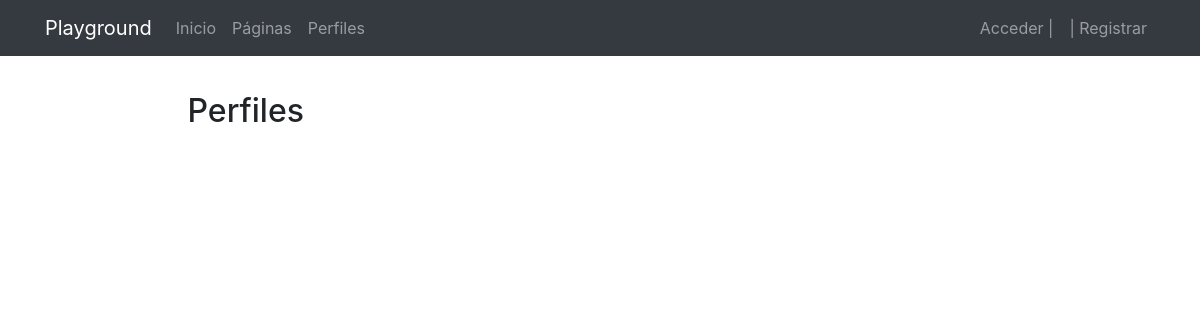
The app's page /profiles/, older data.
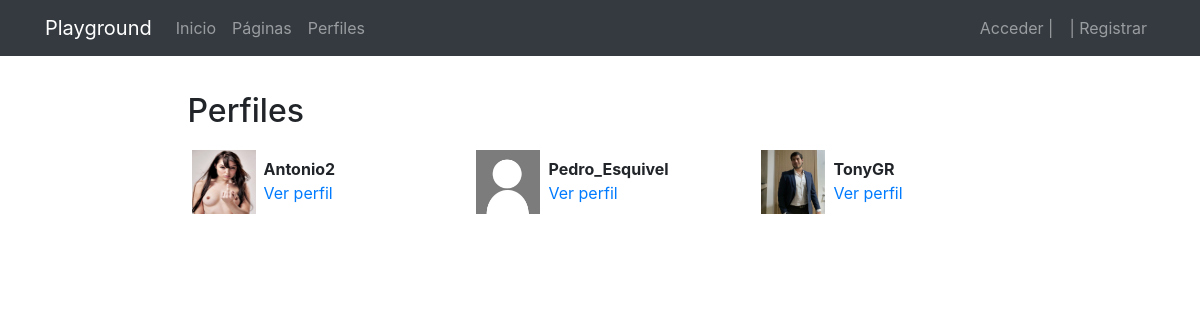
The same page, newer data.
### registration/models.py (models this page shows)
class Profile(models.Model):
    user = models.OneToOneField(User, on_delete=models.CASCADE)
    avatar = models.ImageField(upload_to=custom_upload_to, null=True, blank=True)
    bio = models.TextField(null=True, blank=True)
    link = models.URLField(max_length=200, null=True, blank=True)
    class Meta:
        ordering = ['user__username']

### profiles/views.py (the view)
# urls.py: path('', ProfileListView.as_view(), name='list'),
class ProfileListView(ListView):
    model = Profile
    template_name = 'profiles/profile_list.html'
    paginate_by = 6  # Show certain number of elments

### profiles/templates/profiles/profile_list.html (shortened to what this page needs)
{% extends 'core/base.html' %}
{% load static %}
{% block content %}
<main role="main">
  <div class="container">
    <div class="row mt-3">
      <div class="col-md-9 mx-auto mb-5">
        <h2>Perfiles</h2>
        <div class="row">
          {% for profile in profile_list %}
            <div class="col-md-4 mt-2 mb-3 ">
              <div class="row p-1">
                <div class="col-md-12">
                  {% if profile.avatar %}
                    <img src="{{profile.avatar.url}}" class="img-fluid profile-avatar">
                  {% else %}
                    <img src="{% static 'registration/img/no-avatar.jpg' %}" class="img-fluid profile-avatar">
                  {% endif %}
                  <p class="profile-data">
                    <b>{{profile.user|truncatechars:"16"}}</b><br>
                    <a href="{% url 'profiles:detail' profile.user %}">Ver perfil</a>
                  </p>
                </div>
              </div>
            </div>
          {% endfor %}
        </div>
      </div>
    </div>
  </div>
</main>
{% endblock %}

### core/templates/core/base.html (shortened to what this page needs)
<!DOCTYPE html>
<html lang="es">
  <head>
    {% load static %}
    <link href="{% static 'core/vendor/bootstrap/css/bootstrap.min.css' %}" rel="stylesheet">
    <link href="{% static 'core/vendor/font-awesome/css/font-awesome.min.css' %}" rel="stylesheet" type="text/css">
    <link href="{% static 'core/css/main.css' %}" rel="stylesheet">
  </head>
  <body>
      <nav class="navbar navbar-expand-lg navbar-dark bg-dark">
        <div class="container">
          <a class="navbar-brand" href="{% url 'home' %}">Playground</a>
          <div class="collapse navbar-collapse" id="ned">
            <ul class="navbar-nav mr-auto">
              <li class="nav-item">
                <a class="nav-link" href="{% url 'home' %}">Inicio</a>
              </li>
              <li class="nav-item">
                <a class="nav-link" href="{% url 'pages:pages' %}">Páginas</a>
              </li>
              <li class="nav-item">
                <a class="nav-link" href="{% url 'profiles:list' %}">Perfiles</a>
              </li>
            </ul>
            <ul class="navbar-nav">
              {% if not request.user.is_authenticated %}
                <li class="nav-item">
                  <a class="nav-link" href="{% url 'login' %}">Acceder |</a>
                </li>
                <li class="nav-item">
                  <a class="nav-link" href="{% url 'signup' %}">| Registrar</a>
                </li>
              {% endif %}
            </ul>
          </div>
        </div>
      </nav>
      {% block content %}
      {% endblock %}
  </body>
</html>

### core/static/core/css/main.css (style rules this page uses)
main { padding-top: 20px; }
:root { --jumbotron-padding-y: 3rem; }

### profiles/templates/profiles/profile_list.html (style rules this page uses)
.profile-avatar { float:left;width:4rem;height:4rem }
.profile-data { padding-left:4.5rem;padding-top:.4rem; }

Row changes from the older to the newer data that the page shows:
added Profile: avatar (picture), user "Antonio2"
added Profile: user "Pedro_Esquivel"
added Profile: avatar (picture), user "TonyGR"
